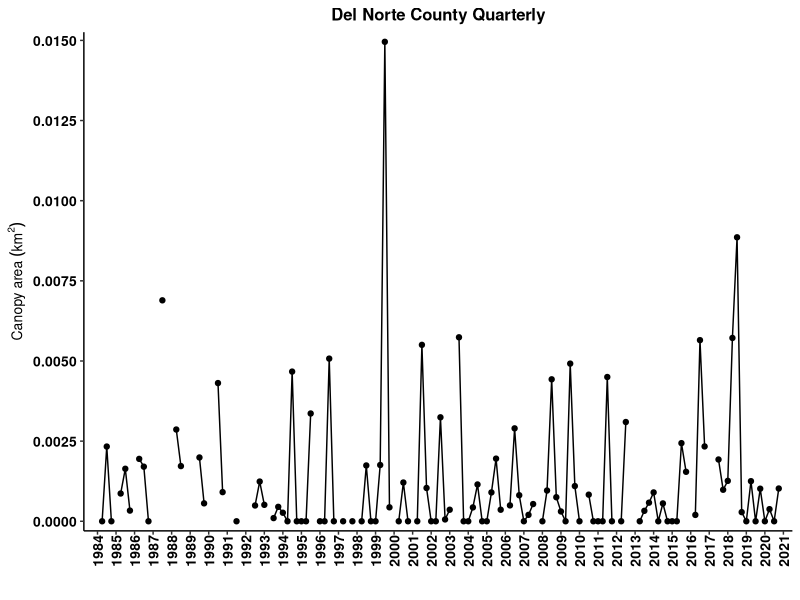
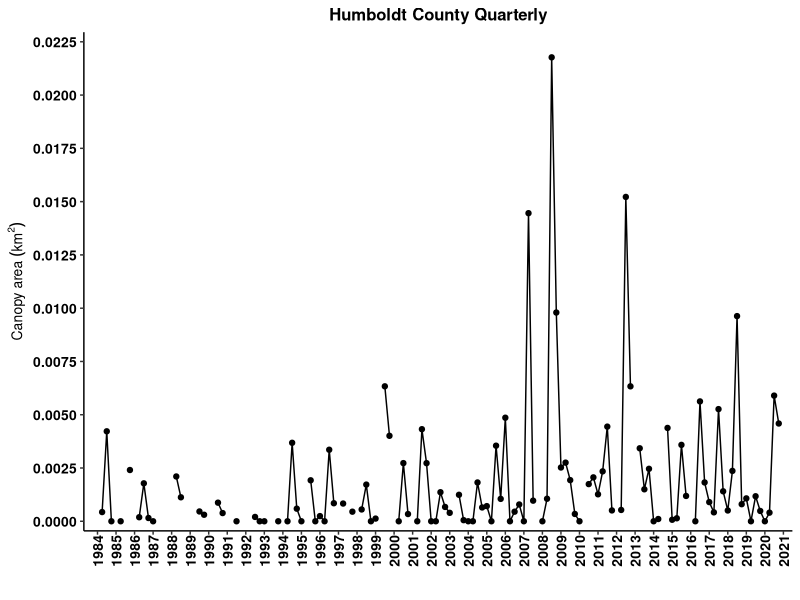
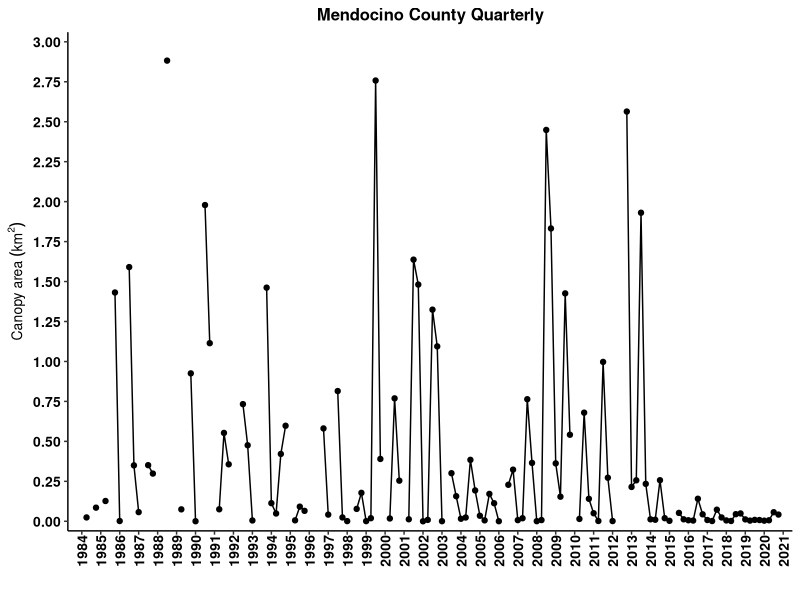
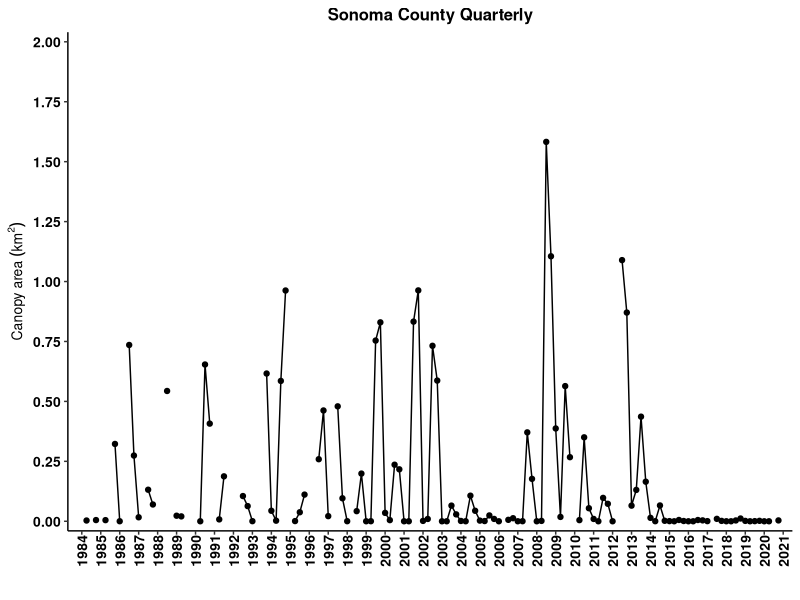
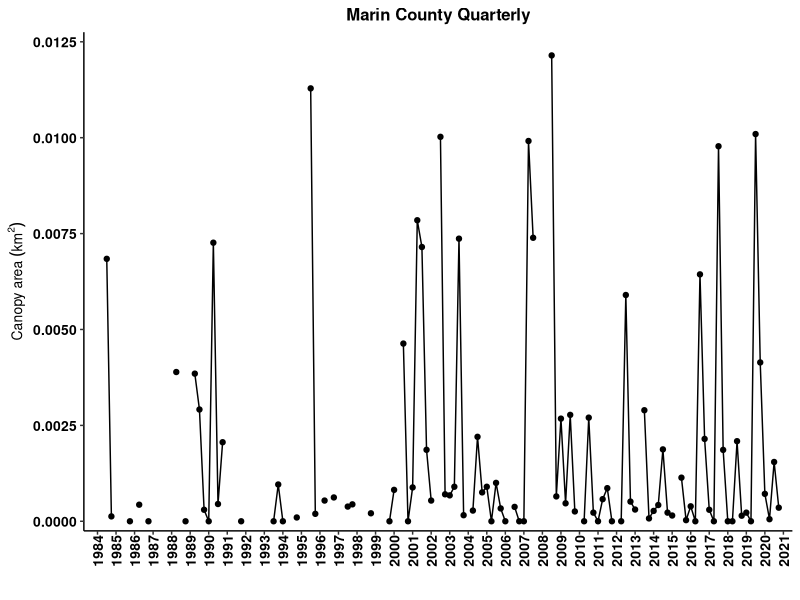
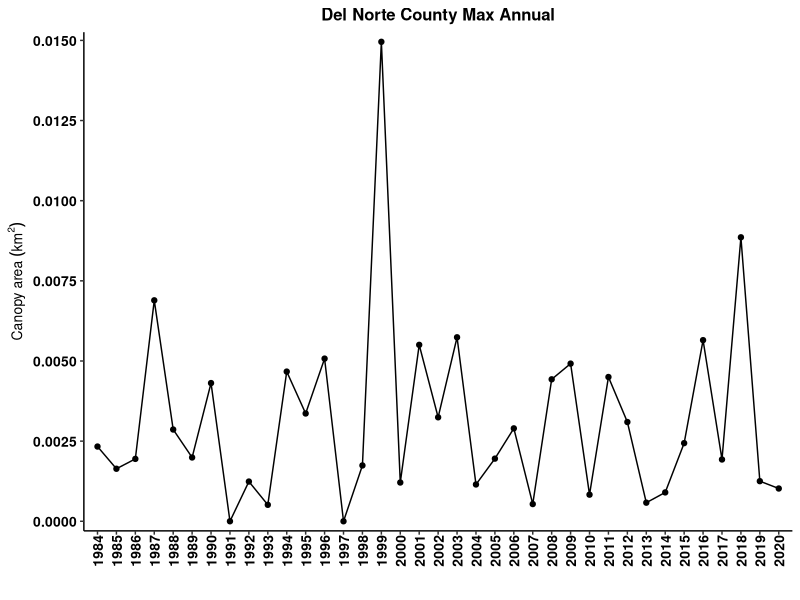
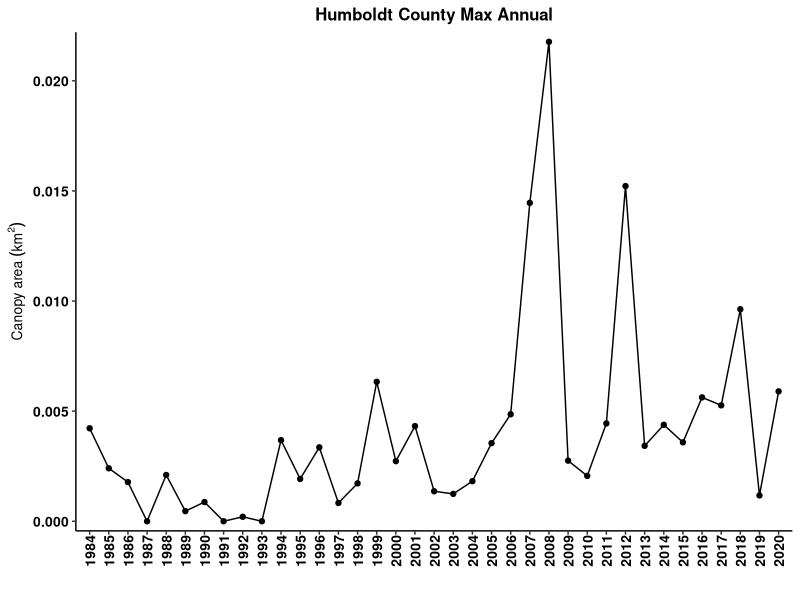
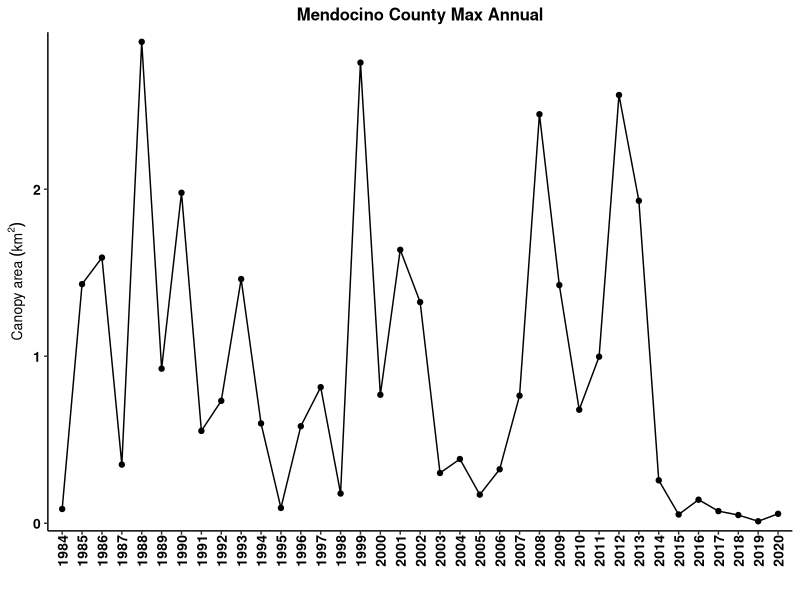

The R source for these figures, in order:
## ---- chunk 1
knitr::opts_chunk$set(echo = FALSE, warning=FALSE)
options(knitr.table.format = "latex")
# to create a PDF output, change "output:html_document" to "output: pdf_document" in the header above.
# note about fig_crop:FALSE. This makes the PDF output look nicer by putting spaces btwn the figures instead of smashing them as close together as possible. It doesn't do anything to the HTML output as far as I can tell.
# how to assign username: git config --global user.name "gcontolini"
# how to add, commit, and add message in terminal: git commit -am "commit message"
# how to write commit message in terminal: write message then press esc and :wq to save and exit

#### Load libraries ####
library(ggplot2) # plotting
library(ggpubr) # arranging plots
library(scales) # let's you put commas in the axis labels for thousands
library(dplyr) # data manipulations
library(tidyr) # data cleaning
library(readr) # better data reading
library(ncdf4)
library(sf) # special features. probably mapping. 
library(sp) # spatial data
library(lubridate) # manipulating dates easily
library(knitr) # to knit the Rmd file
library(kableExtra) # pretty tables
library(bookdown) # pretty table additions

#### ggplot theme ####
my.theme = theme( 
   panel.background = element_blank(), 
   panel.grid.minor.x = element_blank(),
   panel.grid.major.x = element_blank(),
   panel.grid = element_blank(),
   axis.text  = element_text(size=10, face='bold', color='black'), #makes axis labels bigger
   axis.title = element_text(size=10, face="bold"), #makes axis title bigger and bold
   #axis.title.y = element_text(margin=margin(0,10,0,5)), #pushes the y axis title away from the y axis labels
   strip.background = element_blank(),
   #legend.title = element_blank(),
   #legend.text = element_text(size=8),
   legend.background = element_blank(), 
   legend.key = element_blank(), #makes the legend background behind the symbols go away.
   #axis.ticks.x = element_blank()
   axis.line = element_line(color = 'black'), 
   panel.border = element_blank(), # this removes the box around the plot   
   plot.title = element_text(size=12 ,face='bold', hjust = 0.5), # hjust 0.5 makes title centered
   axis.text.x = element_text(size = 10, angle = 90, vjust = 0.5, margin = margin(0,0,5,0)) # rotates x axis labels 90 degrees counter-clockwise, pushes bars onto x axis
)


#### Import data ####
# info on the data: https://sbclter.msi.ucsb.edu/data/catalog/package/?package=knb-lter-sbc.74

# Instructions from Dr. Tom Bell:
# “The output files show the Admin Bed # in the first column and the rest of the columns are quarters from 1984 - 2020. Area is in m2 and biomass is in fresh kg. Missing values (due to lack of imagery or clouds are labelled as -999).”

# Edible seaweed data from CDFW
# edible = read.csv('EdibleSeaweedHarvest_rfm_1-28-21.csv') # edible seaweed harvest. This one has months. That is important.
# kelp = read.csv('KelpHarvest_vers2_rfm_1-28-21.csv') # kelp harvest
## ---- chunk 2
# The loop below takes 5 minutes to run, so I have commented it out and read in the output at the end.

# #### Kelp Biomass and Area Dynamics of state waters by county ####
# #Load Admin Bed Shapefile
# #Place the lat/lon version of the Admin Bed shapefile in your working directory
# county_waters <- st_read('shapefiles/MAN_CA_CountyStateWaters.shp') 
# 
# #Open Kelp NetCDF File and put in your working directory.
# #The file can be found here: https://portal.edirepository.org/nis/mapbrowse?scope=knb-lter-sbc&identifier=74
# nc_data <- nc_open('kelpCanopyFromLandsat_2021.nc')
# # not sure yet how to open it in directly from a URL.
# # apparently this file is too big for the RStudio Cloud server. So we can't use the server. Or wait we just have to use a static .csv.
# 
# #Load necessary variables from NetCDF File
# lon <- ncvar_get(nc_data, 'lon')
# lat <- ncvar_get(nc_data, 'lat')
# years <- ncvar_get(nc_data, 'year')
# quarters <- ncvar_get(nc_data, 'quarter')
# biomass <- ncvar_get(nc_data, 'biomass')
# area <- ncvar_get(nc_data, 'area')
# 
# #Make Coordinate Dataframe
# coords <- data.frame(lon,lat)
# 
# #Create output matrices
# LN = dim(quarters)
# output_biomass <- matrix(ncol=LN, nrow=22)
# output_area <- matrix(ncol=LN, nrow=22)
# 
# # This for() loop takes 5 mins. Sorry. You could run it once and then save the output, but then it wouldn't be linked to the SBCLTER data repository anymore. 
# for(i in 1:22){
# 
#   #Pull shapefile coordinates from each admin bed
#   if (i == 17) {
#     county_coords <- as.data.frame(county_waters[i,]$geometry[[1]][[30]][[1]])
#   } else {
#     county_coords <- as.data.frame(county_waters[i,]$geometry[[1]][[1]][[1]])
#   }
# 
#   #Find the kelp coordinates that exist inside each admin bed polygon
#   kelp_poly <- point.in.polygon(lon, lat, county_coords$V1, county_coords$V2, mode.checked = FALSE)
#   TF <- which(kelp_poly %in% 1)
# 
#   #Extract biomass and area data for each polygon
#   bio_county <- biomass[TF,]
#   area_county <- area[TF,]
# 
#   #Sum biomass and area
#   bio_county_sum <- colSums(bio_county, na.rm = TRUE, dims = 1)
#   area_county_sum <- colSums(area_county, na.rm = TRUE, dims = 1)
# 
#   #Remove Columns w/ >25% No Data (Clouds)
#   #Find all NA values (missing data) in the kelp dataset
#   bio_county_NA = is.na(bio_county)
#   area_county_NA = is.na(area_county)
# 
#   #Find number of kelp pixels in the polygon
#   L = dim(bio_county)
# 
#   #Calculate the percent of NAs for each season
#   bio_county_NA_percent <- colSums(bio_county_NA, na.rm = TRUE)/L[1]
#   area_county_NA_percent <- colSums(area_county_NA, na.rm = TRUE)/L[1]
# 
#   #Find seasons with greater than 20% missing data
#   NA_GT <- which(bio_county_NA_percent > 0.25)
#   NA_GTA <- which(area_county_NA_percent > 0.25)
# 
#   #Set seasons with greater than 20% missing data to -999
#   bio_county_sum[NA_GT] = -999
#   area_county_sum[NA_GTA] = -999
# 
#   #Add summed kelp canopy data to matrix
#   output_biomass[i,] <- bio_county_sum
#   output_area[i,] <- area_county_sum
# 
# }
# 
# #Transpose Quarter and Year data
# quarterst <- t(quarters)
# yearst <- t(years)
# 
# #Add Quarter and Year data to output matrices
# output2_biomass <- rbind(quarterst, output_biomass)
# output3_biomass <- rbind(yearst, output2_biomass)
# output2_area <- rbind(quarterst, output_area)
# output3_area <- rbind(yearst, output2_area)
# 
# #Add county to output matrices
# CountiesNA <- county_waters$County
# Counties <- c(rep(NA,2),CountiesNA)
# output4_biomass <- cbind(Counties, output3_biomass)
# output4_area <- cbind(Counties, output3_area)

output4_area <- read_csv("kelp_canopy_output_ 2021-11-24 .csv")

## ---- chunk 3
canopy_area <- output4_area %>%
   as.data.frame()

# remove first col which is just row numbers
canopy_area[,1] <- NULL

# I want to plot area vs. year.quarter. This means year.quarter needs to be in a column. Currently all cols are separate. This is called wide format. I want tall format.

# create column names
names(canopy_area) <- paste(canopy_area[1,], canopy_area[2,], sep='.') # paste years with quarters to make each col have a unique name.

# rename the ID col for counties
names(canopy_area)[1] <- "county"

# remove first 2 rows since they are not canopy data, just IDs--year and quarter
canopy_area <- canopy_area[-c(1:2),] 

# convert to tall format
canopy_area_tall <- canopy_area %>% 
   pivot_longer(-'county', names_to = 'year.qtr', values_to = 'm2')

# separate year and quarter into two cols
canopy_area_tall <- canopy_area_tall %>%
   separate(col = year.qtr, sep = "[.]", into = c("year","qtr")) # omg. you have to hard bracket the period for some reason. wtf does [^[:alnum:]]+ mean and why aren't brackets used in the example?????? :((

# make number cols numeric
canopy_area_tall$year <- as.numeric(canopy_area_tall$year)
canopy_area_tall$qtr <- as.numeric(canopy_area_tall$qtr)
canopy_area_tall$m2 <- as.numeric(canopy_area_tall$m2)

# make quarters actual quarter decimals for plotting
qtrs <- seq(0,0.75,0.25)
for(i in 1:4) {
   canopy_area_tall$qtr[which(canopy_area_tall$qtr == i)] <- qtrs[i]
}

# add year and quarter to get a continuous time column. Note that the tibble hides the decimals place for no apparent reason but the sum is correct.
canopy_area_tall$year.qtr <- canopy_area_tall$year + canopy_area_tall$qtr

# Change negative area to NA
canopy_area_tall$m2[which(canopy_area_tall$m2 < 0)] = NA

# Convert m2 to km2
canopy_area_tall$km2 = canopy_area_tall$m2 / 1e6
## ---- chunk 4
# All quarters
expand.a.little = 0.02

##Del Norte
ggplot(canopy_area_tall[which(canopy_area_tall$county == 'Del Norte'),], aes(x = year.qtr, y = km2)) +
   geom_point() +
   geom_line() +
   scale_x_continuous(breaks = 1984:2021, expand = c(expand.a.little,0)) +
   scale_y_continuous(breaks = seq(0, 0.015, 0.0025), expand = c(expand.a.little,0)) +
   labs(x = '',  y =  bquote('Canopy area'~(km^2))) +
   ggtitle('Del Norte County Quarterly') +
   my.theme

## Humboldt
ggplot(canopy_area_tall[which(canopy_area_tall$county == 'Humboldt'),], aes(x = year.qtr, y = km2)) +
   geom_point() +
   geom_line() +
   scale_x_continuous(breaks = 1984:2021, expand = c(expand.a.little,0)) +
   scale_y_continuous(limits = c(0,0.0225), breaks = seq(0, 0.025, 0.0025), expand = c(expand.a.little,0)) +
   labs(x = '',  y =  bquote('Canopy area'~(km^2))) +
   ggtitle('Humboldt County Quarterly') +
   my.theme

## Mendocino
ggplot(canopy_area_tall[which(canopy_area_tall$county == 'Mendocino'),], aes(x = year.qtr, y = km2)) +
   geom_point() +
   geom_line() +
   scale_x_continuous(breaks = 1984:2021, expand = c(expand.a.little,0)) +
   scale_y_continuous(limits = c(0,3), breaks = seq(0, 3, 0.25), expand = c(expand.a.little,0)) +
   labs(x = '', y =  bquote('Canopy area'~(km^2))) +
   ggtitle('Mendocino County Quarterly') +
   my.theme

## Sonoma
ggplot(canopy_area_tall[which(canopy_area_tall$county == 'Sonoma'),], aes(x = year.qtr, y = km2)) +
   geom_point() +
   geom_line() +
   scale_x_continuous(breaks = 1984:2021, expand = c(expand.a.little,0)) +
   scale_y_continuous(limits = c(0,2), breaks = seq(0, 2, 0.25), expand = c(expand.a.little,0)) +
   labs(x = '', y =  bquote('Canopy area'~(km^2))) +
   ggtitle('Sonoma County Quarterly') +
   my.theme

## Marin
ggplot(canopy_area_tall[which(canopy_area_tall$county == 'Marin'),], aes(x = year.qtr, y = km2)) +
   geom_point() +
   geom_line() +
   scale_x_continuous(breaks = 1984:2021, expand = c(expand.a.little,0)) +
   scale_y_continuous(limits = c(0, 0.0125), breaks = seq(0, 0.0125, 0.0025), expand = c(expand.a.little,0)) +
   labs(x = '', y =  bquote('Canopy area'~(km^2))) +
   ggtitle('Marin County Quarterly') +
   my.theme
## ---- chunk 5
# Maximum canopy area. in each year and county, find the maximum km2 value.
canopy_area_max_annual <- canopy_area_tall %>%
  group_by(county, year) %>%
  summarise(max.km2 = max(km2, na.rm = T), .groups = 'drop')

# 1987 and 1992 Marin had no data. Change -Inf to NA for those years so it plots better.
canopy_area_max_annual$max.km2[which(canopy_area_max_annual$max.km2 < 0)] <- NA

##Del Norte
ggplot(canopy_area_max_annual[which(canopy_area_max_annual$county == 'Del Norte'),], aes(x = year, y = max.km2)) +
   geom_point() +
   geom_line() +
   scale_x_continuous(breaks = 1984:2021, expand = c(expand.a.little,0)) +
   scale_y_continuous(breaks = seq(0, 0.015, 0.0025), expand = c(expand.a.little,0)) +
   labs(x = '',  y =  bquote('Canopy area'~(km^2))) +
   ggtitle('Del Norte County Max Annual') +
   my.theme 

## Humboldt
ggplot(canopy_area_max_annual[which(canopy_area_max_annual$county == 'Humboldt'),], aes(x = year, y = max.km2)) +
   geom_point() +
   geom_line() +
   scale_x_continuous(breaks = 1984:2021, expand = c(expand.a.little,0)) +
   scale_y_continuous(expand = c(expand.a.little,0)) +
   labs(x = '',  y =  bquote('Canopy area'~(km^2))) +
   ggtitle('Humboldt County Max Annual') +
   my.theme 

## Mendocino
ggplot(canopy_area_max_annual[which(canopy_area_max_annual$county == 'Mendocino'),], aes(x = year, y = max.km2)) +
   geom_point() +
   geom_line() +
   scale_x_continuous(breaks = 1984:2021, expand = c(expand.a.little,0)) +
   scale_y_continuous(expand = c(expand.a.little,0)) +
   labs(x = '',  y =  bquote('Canopy area'~(km^2))) +
   ggtitle('Mendocino County Max Annual') +
   my.theme 

## Sonoma
ggplot(canopy_area_max_annual[which(canopy_area_max_annual$county == 'Sonoma'),], aes(x = year, y = max.km2)) +
   geom_point() +
   geom_line() +
   scale_x_continuous(breaks = 1984:2021, expand = c(expand.a.little,0)) +
   scale_y_continuous(expand = c(expand.a.little,0)) +
   labs(x = '',  y =  bquote('Canopy area'~(km^2))) +
   ggtitle('Sonoma County Max Annual') +
   my.theme 

## Marin
ggplot(canopy_area_max_annual[which(canopy_area_max_annual$county == 'Marin'),], aes(x = year, y = max.km2)) +
   geom_point() +
   geom_line() +
   scale_x_continuous(breaks = 1984:2021, expand = c(expand.a.little,0)) +
   scale_y_continuous(expand = c(expand.a.little, 0)) +
   labs(x = '',  y =  bquote('Canopy area'~(km^2))) +
   ggtitle('Marin County Max Annual') +
   my.theme 
## ---- chunk 6

## ---- chunk 7
qtr_max_county <- canopy_area_tall %>%
  group_by(county, year) %>%     # group by county and year
  slice(which.max(km2)) %>%      # find the maximum km2 value
  subset(select = -year.qtr) %>% # remove year.qtr col
  transmute(quarter = qtr*4+1)   # change quarters from decimals to 1,2,3,4

# Count how many quarters are the max per year per county
n_max_qtrs_county <- qtr_max_county %>%
  group_by(county, quarter) %>%
  summarise(number = length(quarter), .groups = 'drop') %>%
  filter(county %in% c('Del Norte', 'Humboldt', 'Mendocino', 'Sonoma')) %>%
  complete(county, quarter, fill = list(number = 0)) # sets missing quarters to number = 0


kable(n_max_qtrs_county
      , digits = 2
      , booktabs = TRUE
      , row.names = FALSE
      , align = 'c'
      , linesep = ''
      , caption = 'Number of quarters with maximum annual canopy area'
) %>%
  kable_styling(latex_options = 'hold_position') # otherwise the table moves in the pdf
      
